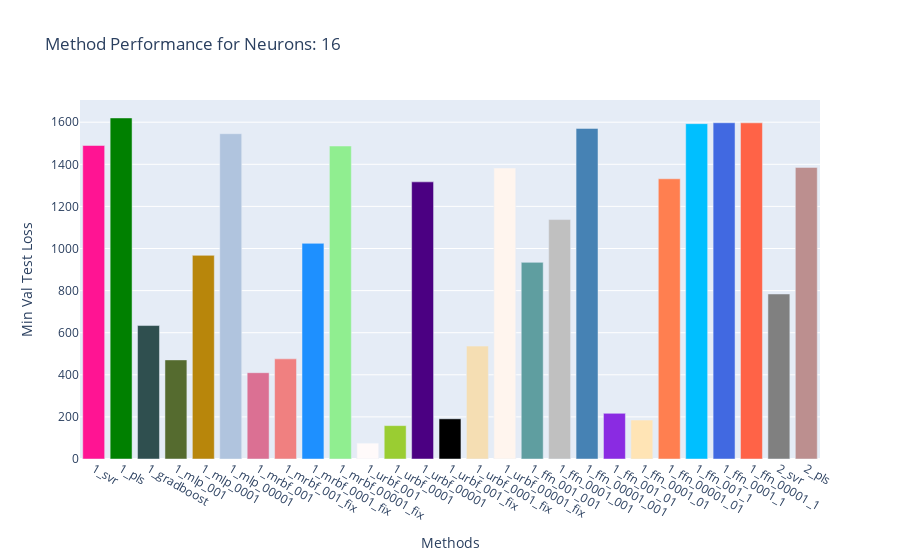
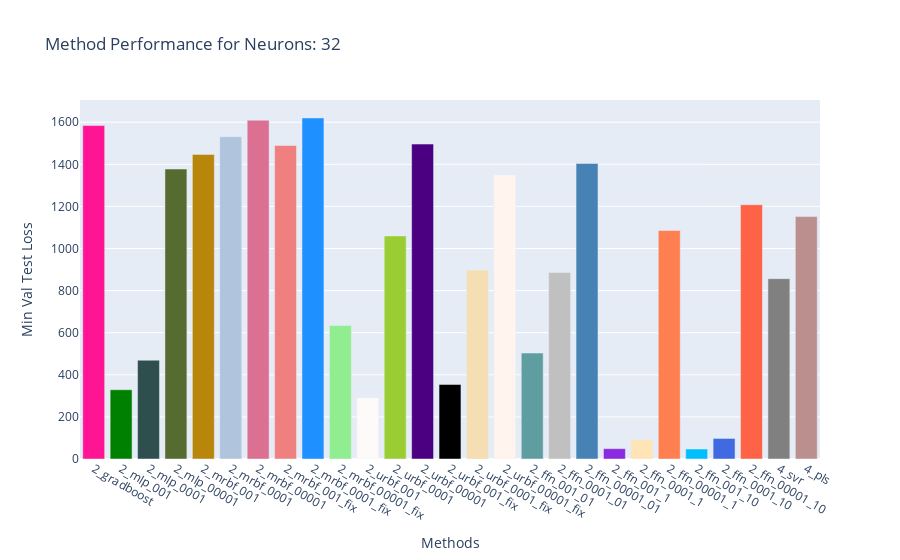
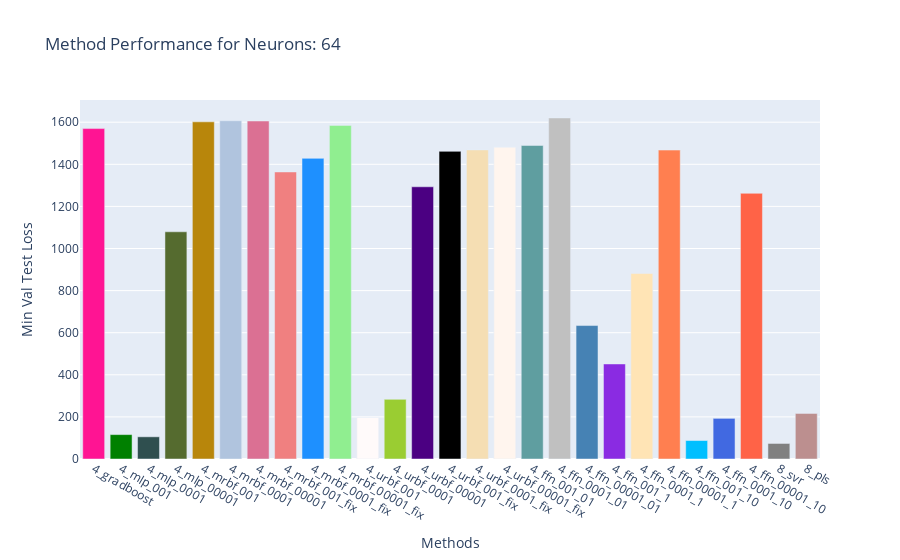
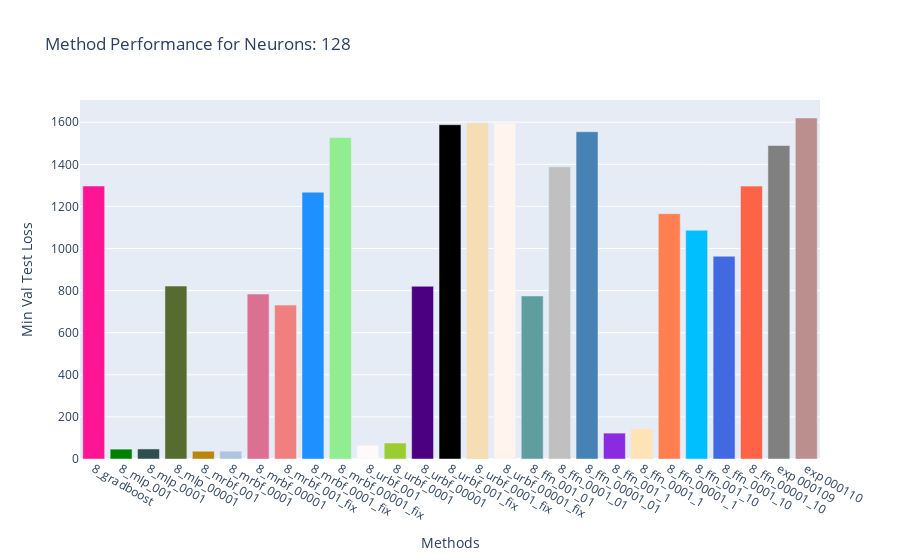

The cell these charts' notebook holds for them, in order:
### Code cell
## plot the overall mean performance of 

import plotly.graph_objects as go
import matplotlib.colors as mcolors
import plotly.offline as pyo
import random

random.seed(6)

num_methods = 27

experiment_data = experiment_data_loader.experiment_data

method_results = {}
method_name = {}

method_durations = {}
method_params = {}


chunks = []
chunk_name = []


for key, val in experiment_data.items():  
    
    method_results[key] = []
    method_name[key] = experiment_data_loader.experiment_descriptions[key].name
    
    method_durations[key] = []
    method_params[key] = []
    
    for repetition_id, repetition_data in val['repetition_data'].items():
        epochs = repetition_data['epoch']
        
        val_loss = repetition_data['val_loss']
        test_loss = repetition_data['test_loss']

        min_val_idx = val_loss.argmin()
        min_val_test_loss = test_loss[min_val_idx]
                
        method_results[key].append(min_val_test_loss)
        method_durations[key].append(repetition_data['duration'])
        
        if 'params' in repetition_data:
            num_params = repetition_data['params']
        else:
            num_params = 0
        method_params[key].append(num_params)
        

    
# Extracting keys and values for the bar chart
categories = list(method_results.keys())
values = list(method_results.values())

### use average value:
values = [np.asarray(value).mean() for value in values]
### get names:å
categories = [method_name[key] for key in categories]
# Getting a list of named colors from matplotlib
named_colors = list(mcolors.CSS4_COLORS.keys())
random.shuffle(named_colors)
# Selecting the first 27 colors
colors = named_colors[:num_methods]

for frequency_chunk in range(4):
    
    chunk_values = values[frequency_chunk*num_methods:(frequency_chunk+1)*num_methods]
    chunk_names = categories[frequency_chunk*num_methods:(frequency_chunk+1)*num_methods]

    # Creating the bar chart
    fig = go.Figure(data=[go.Bar(x=chunk_names, y=chunk_values,marker_color=colors)])

    # Adding title and labels (you can modify these as needed)
    fig.update_layout(
        title=f"Method Performance for Neurons: {2**(frequency_chunk )*16}",
        xaxis_title="Methods",
        yaxis_title="Min Val Test Loss"
    )

    # Displaying the figure
    fig.show()
    
    chunks.append(chunk_values)
    chunk_name.append(f"Neurons: {2**(frequency_chunk )*16}")
    


# transpose!
chunks = list(map(list, zip(*chunks)))
    

# Create a trace for each line
traces = [go.Scatter(x=list(range(len(line))), y=line, mode='lines', name=chunk_names[i][2:]) for i, line in enumerate(chunks)]

# Define the layout of the chart
layout = go.Layout(
    title='Multiple Lines Chart',
    xaxis=dict(title='Neurons', tickvals=list(range(len(chunk_name))), ticktext=chunk_name),
    yaxis=dict(title='Loss')
)

# Create the figure and plot it
fig = go.Figure(data=traces, layout=layout)
fig.show()

### Figure 1 — Plotly figure (JSON) as saved in the notebook; plotly's stock layout.template omitted (floating-point values rounded to 4 significant figures)
{"data": [{"marker": {"color": ["deeppink", "green", "darkslategray", "darkolivegreen", "darkgoldenrod", "lightsteelblue", "palevioletred", "lightcoral", "dodgerblue", "lightgreen", "snow", "yellowgreen", "indigo", "black", "wheat", "seashell", "cadetblue", "silver", "steelblue", "blueviolet", "moccasin", "coral", "deepskyblue", "royalblue", "tomato", "gray", "rosybrown"]}, "type": "bar", "x": ["1_svr", "1_pls", "1_gradboost", "1_mlp_001", "1_mlp_0001", "1_mlp_00001", "1_mrbf_001", "1_mrbf_001_fix", "1_mrbf_0001_fix", "1_mrbf_00001_fix", "1_urbf_001", "1_urbf_0001", "1_urbf_00001", "1_urbf_001_fix", "1_urbf_0001_fix", "1_urbf_00001_fix", "1_ffn_001_001", "1_ffn_0001_001", "1_ffn_00001_001", "1_ffn_001_01", "1_ffn_0001_01", "1_ffn_00001_01", "1_ffn_001_1", "1_ffn_0001_1", "1_ffn_00001_1", "2_svr", "2_pls"], "y": [1489.0, 1620.0, 634.0, 470.9, 967.4, 1545.0, 410.0, 475.8, 1024.0, 1487.0, 75.5, 158.6, 1317.0, 190.8, 536.4, 1382.0, 934.1, 1138.0, 1570.0, 217.0, 185.1, 1331.0, 1593.0, 1597.0, 1597.0, 783.9, 1385.0]}], "layout": {"title": {"text": "Method Performance for Neurons: 16"}, "xaxis": {"title": {"text": "Methods"}}, "yaxis": {"title": {"text": "Min Val Test Loss"}}}}

### Figure 2 — Plotly figure (JSON) as saved in the notebook; plotly's stock layout.template omitted (floating-point values rounded to 4 significant figures)
{"data": [{"marker": {"color": ["deeppink", "green", "darkslategray", "darkolivegreen", "darkgoldenrod", "lightsteelblue", "palevioletred", "lightcoral", "dodgerblue", "lightgreen", "snow", "yellowgreen", "indigo", "black", "wheat", "seashell", "cadetblue", "silver", "steelblue", "blueviolet", "moccasin", "coral", "deepskyblue", "royalblue", "tomato", "gray", "rosybrown"]}, "type": "bar", "x": ["2_gradboost", "2_mlp_001", "2_mlp_0001", "2_mlp_00001", "2_mrbf_001", "2_mrbf_0001", "2_mrbf_00001", "2_mrbf_001_fix", "2_mrbf_0001_fix", "2_mrbf_00001_fix", "2_urbf_001", "2_urbf_0001", "2_urbf_00001", "2_urbf_001_fix", "2_urbf_0001_fix", "2_urbf_00001_fix", "2_ffn_001_01", "2_ffn_0001_01", "2_ffn_00001_01", "2_ffn_001_1", "2_ffn_0001_1", "2_ffn_00001_1", "2_ffn_001_10", "2_ffn_0001_10", "2_ffn_00001_10", "4_svr", "4_pls"], "y": [1584.0, 329.0, 469.4, 1378.0, 1447.0, 1531.0, 1610.0, 1489.0, 1620.0, 634.0, 290.5, 1060.0, 1496.0, 354.1, 897.8, 1349.0, 503.3, 886.2, 1404.0, 49.18, 90.42, 1085.0, 47.46, 97.68, 1208.0, 856.7, 1152.0]}], "layout": {"title": {"text": "Method Performance for Neurons: 32"}, "xaxis": {"title": {"text": "Methods"}}, "yaxis": {"title": {"text": "Min Val Test Loss"}}}}

### Figure 3 — Plotly figure (JSON) as saved in the notebook; plotly's stock layout.template omitted (floating-point values rounded to 4 significant figures)
{"data": [{"marker": {"color": ["deeppink", "green", "darkslategray", "darkolivegreen", "darkgoldenrod", "lightsteelblue", "palevioletred", "lightcoral", "dodgerblue", "lightgreen", "snow", "yellowgreen", "indigo", "black", "wheat", "seashell", "cadetblue", "silver", "steelblue", "blueviolet", "moccasin", "coral", "deepskyblue", "royalblue", "tomato", "gray", "rosybrown"]}, "type": "bar", "x": ["4_gradboost", "4_mlp_001", "4_mlp_0001", "4_mlp_00001", "4_mrbf_001", "4_mrbf_0001", "4_mrbf_00001", "4_mrbf_001_fix", "4_mrbf_0001_fix", "4_mrbf_00001_fix", "4_urbf_001", "4_urbf_0001", "4_urbf_00001", "4_urbf_001_fix", "4_urbf_0001_fix", "4_urbf_00001_fix", "4_ffn_001_01", "4_ffn_0001_01", "4_ffn_00001_01", "4_ffn_001_1", "4_ffn_0001_1", "4_ffn_00001_1", "4_ffn_001_10", "4_ffn_0001_10", "4_ffn_00001_10", "8_svr", "8_pls"], "y": [1570.0, 115.9, 105.5, 1079.0, 1602.0, 1607.0, 1606.0, 1364.0, 1428.0, 1585.0, 197.7, 283.4, 1293.0, 1461.0, 1468.0, 1482.0, 1489.0, 1620.0, 634.0, 451.6, 881.4, 1468.0, 87.73, 193.1, 1262.0, 73.81, 216.7]}], "layout": {"title": {"text": "Method Performance for Neurons: 64"}, "xaxis": {"title": {"text": "Methods"}}, "yaxis": {"title": {"text": "Min Val Test Loss"}}}}

### Figure 4 — Plotly figure (JSON) as saved in the notebook; plotly's stock layout.template omitted (floating-point values rounded to 4 significant figures)
{"data": [{"marker": {"color": ["deeppink", "green", "darkslategray", "darkolivegreen", "darkgoldenrod", "lightsteelblue", "palevioletred", "lightcoral", "dodgerblue", "lightgreen", "snow", "yellowgreen", "indigo", "black", "wheat", "seashell", "cadetblue", "silver", "steelblue", "blueviolet", "moccasin", "coral", "deepskyblue", "royalblue", "tomato", "gray", "rosybrown"]}, "type": "bar", "x": ["8_gradboost", "8_mlp_001", "8_mlp_0001", "8_mlp_00001", "8_mrbf_001", "8_mrbf_0001", "8_mrbf_00001", "8_mrbf_001_fix", "8_mrbf_0001_fix", "8_mrbf_00001_fix", "8_urbf_001", "8_urbf_0001", "8_urbf_00001", "8_urbf_001_fix", "8_urbf_0001_fix", "8_urbf_00001_fix", "8_ffn_001_01", "8_ffn_0001_01", "8_ffn_00001_01", "8_ffn_001_1", "8_ffn_0001_1", "8_ffn_00001_1", "8_ffn_001_10", "8_ffn_0001_10", "8_ffn_00001_10", "exp 000109", "exp 000110"], "y": [1297.0, 46.87, 47.71, 821.5, 36.9, 37.2, 783.6, 731.2, 1268.0, 1527.0, 65.05, 76.01, 820.4, 1588.0, 1598.0, 1595.0, 774.5, 1388.0, 1555.0, 123.0, 144.1, 1165.0, 1087.0, 963.2, 1296.0, 1489.0, 1620.0]}], "layout": {"title": {"text": "Method Performance for Neurons: 128"}, "xaxis": {"title": {"text": "Methods"}}, "yaxis": {"title": {"text": "Min Val Test Loss"}}}}
